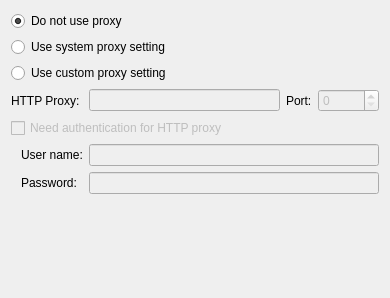
<?xml version="1.0" encoding="UTF-8"?>
<ui version="4.0">
 <class>PreferencePageProxy</class>
 <widget class="QWidget" name="PreferencePageProxy">
  <property name="geometry">
   <rect>
    <x>0</x>
    <y>0</y>
    <width>390</width>
    <height>298</height>
   </rect>
  </property>
  <property name="windowTitle">
   <string>Form</string>
  </property>
  <layout class="QVBoxLayout" name="verticalLayout">
   <item>
    <widget class="QRadioButton" name="noProxyRadioButton">
     <property name="text">
      <string>Do not use proxy</string>
     </property>
     <property name="checked">
      <bool>true</bool>
     </property>
    </widget>
   </item>
   <item>
    <widget class="QRadioButton" name="systemProxyRadioButton">
     <property name="text">
      <string>Use system proxy setting</string>
     </property>
    </widget>
   </item>
   <item>
    <widget class="QRadioButton" name="customProxyRadioButton">
     <property name="text">
      <string>Use custom proxy setting</string>
     </property>
    </widget>
   </item>
   <item>
    <layout class="QHBoxLayout" name="horizontalLayout">
     <item>
      <widget class="QLabel" name="proxySiteLabel">
       <property name="text">
        <string>HTTP Proxy: </string>
       </property>
      </widget>
     </item>
     <item>
      <widget class="QLineEdit" name="proxySiteEdit">
       <property name="enabled">
        <bool>false</bool>
       </property>
      </widget>
     </item>
     <item>
      <widget class="QLabel" name="proxyPortLabel">
       <property name="text">
        <string>Port:</string>
       </property>
      </widget>
     </item>
     <item>
      <widget class="QSpinBox" name="proxyPortSpinBox">
       <property name="enabled">
        <bool>false</bool>
       </property>
       <property name="maximum">
        <number>99999</number>
       </property>
      </widget>
     </item>
    </layout>
   </item>
   <item>
    <widget class="QCheckBox" name="proxyAuthCheckBox">
     <property name="enabled">
      <bool>false</bool>
     </property>
     <property name="text">
      <string>Need authentication for HTTP proxy</string>
     </property>
    </widget>
   </item>
   <item>
    <layout class="QHBoxLayout" name="horizontalLayout_2">
     <item>
      <spacer name="horizontalSpacer">
       <property name="orientation">
        <enum>Qt::Horizontal</enum>
       </property>
       <property name="sizeType">
        <enum>QSizePolicy::Fixed</enum>
       </property>
       <property name="sizeHint" stdset="0">
        <size>
         <width>10</width>
         <height>20</height>
        </size>
       </property>
      </spacer>
     </item>
     <item>
      <layout class="QGridLayout" name="gridLayout">
       <item row="0" column="0">
        <widget class="QLabel" name="userNameLabel">
         <property name="text">
          <string>User name:</string>
         </property>
        </widget>
       </item>
       <item row="0" column="1">
        <widget class="QLineEdit" name="userNameEdit">
         <property name="enabled">
          <bool>false</bool>
         </property>
        </widget>
       </item>
       <item row="1" column="0">
        <widget class="QLabel" name="userNameLabel_2">
         <property name="text">
          <string>Password:</string>
         </property>
        </widget>
       </item>
       <item row="1" column="1">
        <widget class="QLineEdit" name="passwordEdit">
         <property name="enabled">
          <bool>false</bool>
         </property>
         <property name="echoMode">
          <enum>QLineEdit::Password</enum>
         </property>
        </widget>
       </item>
      </layout>
     </item>
    </layout>
   </item>
   <item>
    <spacer name="verticalSpacer">
     <property name="orientation">
      <enum>Qt::Vertical</enum>
     </property>
     <property name="sizeHint" stdset="0">
      <size>
       <width>20</width>
       <height>105</height>
      </size>
     </property>
    </spacer>
   </item>
  </layout>
 </widget>
 <resources/>
 <connections>
  <connection>
   <sender>customProxyRadioButton</sender>
   <signal>toggled(bool)</signal>
   <receiver>proxySiteEdit</receiver>
   <slot>setEnabled(bool)</slot>
   <hints>
    <hint type="sourcelabel">
     <x>39</x>
     <y>60</y>
    </hint>
    <hint type="destinationlabel">
     <x>100</x>
     <y>84</y>
    </hint>
   </hints>
  </connection>
  <connection>
   <sender>customProxyRadioButton</sender>
   <signal>toggled(bool)</signal>
   <receiver>proxyPortSpinBox</receiver>
   <slot>setEnabled(bool)</slot>
   <hints>
    <hint type="sourcelabel">
     <x>65</x>
     <y>61</y>
    </hint>
    <hint type="destinationlabel">
     <x>326</x>
     <y>85</y>
    </hint>
   </hints>
  </connection>
  <connection>
   <sender>customProxyRadioButton</sender>
   <signal>toggled(bool)</signal>
   <receiver>proxyAuthCheckBox</receiver>
   <slot>setEnabled(bool)</slot>
   <hints>
    <hint type="sourcelabel">
     <x>26</x>
     <y>58</y>
    </hint>
    <hint type="destinationlabel">
     <x>9</x>
     <y>108</y>
    </hint>
   </hints>
  </connection>
  <connection>
   <sender>proxyAuthCheckBox</sender>
   <signal>toggled(bool)</signal>
   <receiver>userNameEdit</receiver>
   <slot>setEnabled(bool)</slot>
   <hints>
    <hint type="sourcelabel">
     <x>22</x>
     <y>110</y>
    </hint>
    <hint type="destinationlabel">
     <x>119</x>
     <y>137</y>
    </hint>
   </hints>
  </connection>
  <connection>
   <sender>proxyAuthCheckBox</sender>
   <signal>toggled(bool)</signal>
   <receiver>passwordEdit</receiver>
   <slot>setEnabled(bool)</slot>
   <hints>
    <hint type="sourcelabel">
     <x>42</x>
     <y>107</y>
    </hint>
    <hint type="destinationlabel">
     <x>103</x>
     <y>163</y>
    </hint>
   </hints>
  </connection>
 </connections>
</ui>
